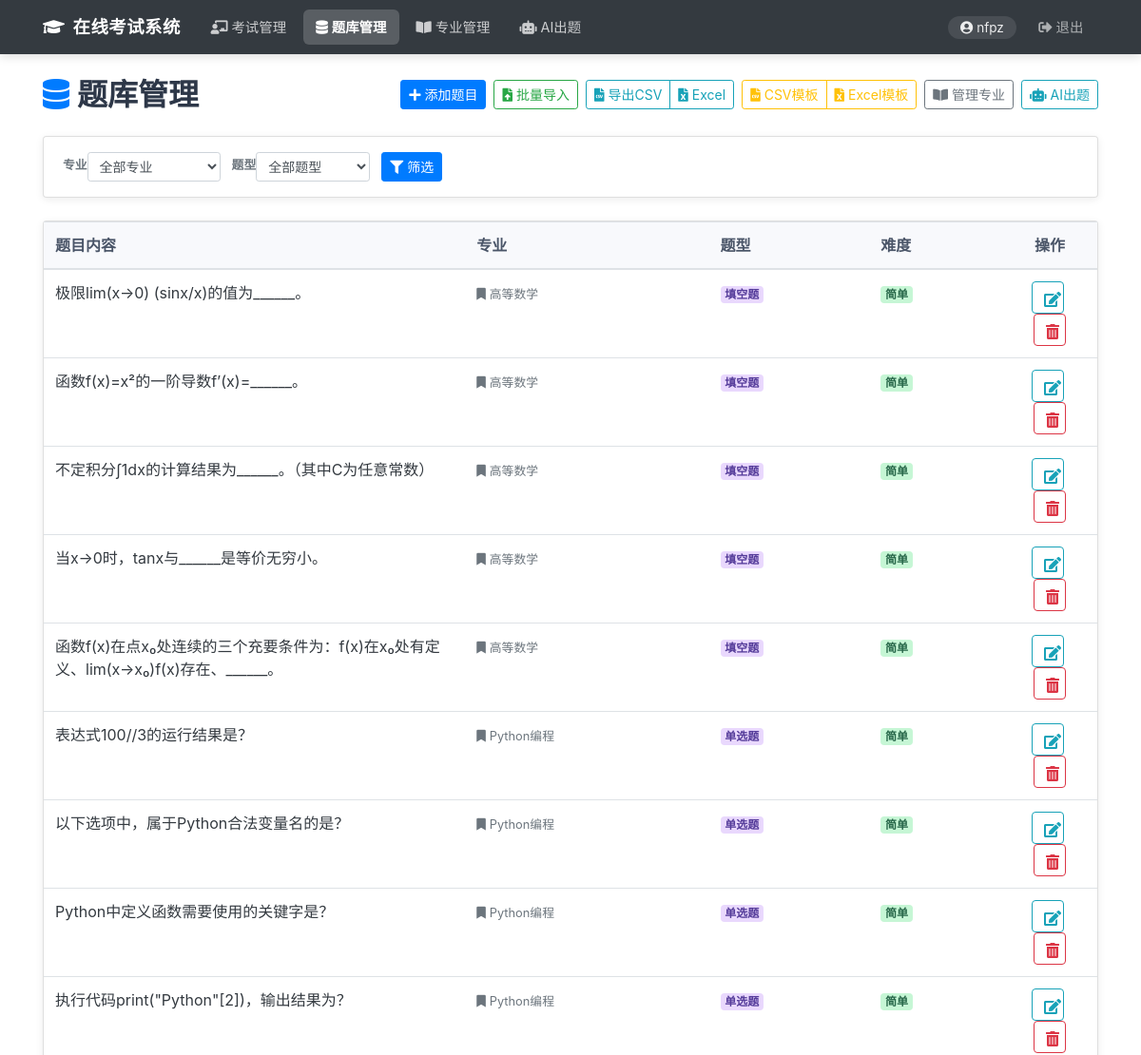
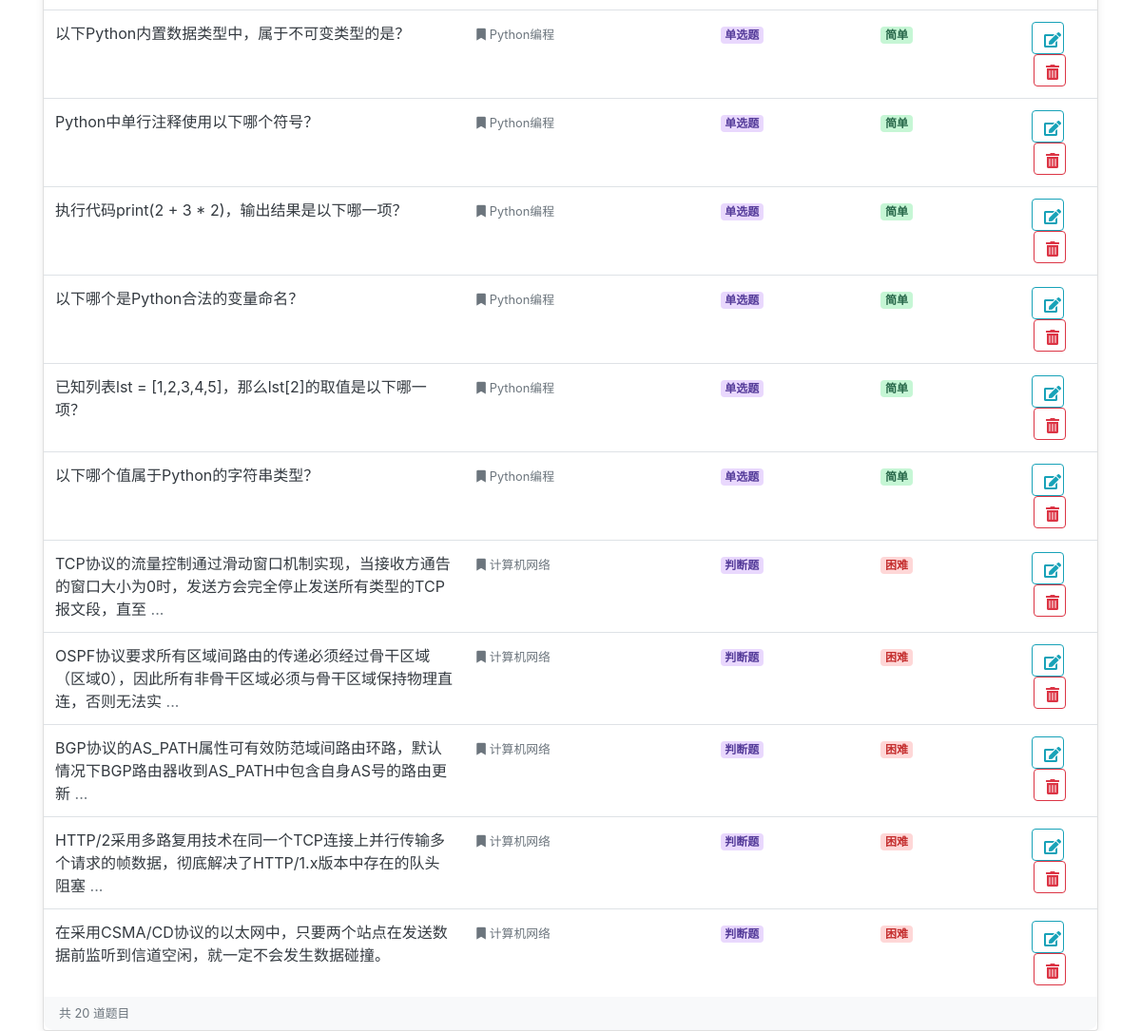
/questions (signed in), run on the app's committed database (2 pictures, top to bottom).
### database/models.py (models this page shows, shortened)
class User(db.Model, UserMixin):
    id = db.Column(db.Integer, primary_key=True)
    username = db.Column(db.String(20), unique=True, nullable=False)
    email = db.Column(db.String(120), unique=True)  # , nullable=False)
    password_hash = db.Column(db.String(60), nullable=False)
    role = db.Column(db.String(20), nullable=False)
    created_at = db.Column(db.DateTime, nullable=False, default=datetime.utcnow)
    def is_teacher(self):
        return self.role == RoleEnum.TEACHER

class Question(db.Model):
    id = db.Column(db.Integer, primary_key=True)
    content = db.Column(db.Text, nullable=False)
    options = db.Column(db.Text)  # JSON格式存储选项
    answer = db.Column(db.Text, nullable=False)
    analysis = db.Column(db.Text)
    major_id = db.Column(db.Integer, db.ForeignKey('major.id'), nullable=False)
    type = db.Column(db.String(20), nullable=False)
    difficulty = db.Column(db.String(20), nullable=False)
    created_at = db.Column(db.DateTime, nullable=False, default=datetime.utcnow)

class Major(db.Model):
    id = db.Column(db.Integer, primary_key=True)
    name = db.Column(db.String(50), unique=True, nullable=False)
    description = db.Column(db.Text)
    questions = db.relationship('Question', backref='major', lazy=True, cascade='all, delete-orphan')

### question_bank/routes.py (the view)
@question_bp.route("/questions")
@login_required
def list_questions():
    if not current_user.is_teacher():
        flash('无权访问', 'danger')
        return redirect(url_for('home'))
    major_id = request.args.get('major_id')
    q_type = request.args.get('type')
    query = Question.query
    if major_id:
        query = query.filter(Question.major_id == int(major_id))
    if q_type:
        query = query.filter(Question.type == q_type)
    questions = query.all()
    majors = Major.query.all()
    return render_template('questions/list.html', questions=questions, majors=majors,
                          selected_major=major_id, selected_type=q_type)

### app.py (called while the page is built, shortened)
@login_manager.user_loader
def load_user(user_id):
    from database.models import User
    return db.session.get(User, int(user_id))

@app.before_request
def auto_end_expired_exams():
    from database.models import Exam, ExamSession, ExamStatusEnum, Answer, ExamQuestion, Result, Question, QuestionTypeEnum
    OBJECTIVE_TYPES = {'single_choice', 'multiple_choice', 'true_false', 'fill_blank'}
    try:
        now = datetime.now()
        expired_exams = Exam.query.filter(
            Exam.status == ExamStatusEnum.PUBLISHED,
            Exam.end_time < now
        ).all()
        if expired_exams:
            db.session.commit()
    except Exception:
        db.session.rollback()

### templates/questions/list.html (shortened to what this page needs)
<!DOCTYPE html>
<html lang="zh-CN">
<head>
    <link rel="stylesheet" href="https://maxcdn.bootstrapcdn.com/bootstrap/4.5.2/css/bootstrap.min.css">
    <link rel="stylesheet" href="https://cdnjs.cloudflare.com/ajax/libs/font-awesome/5.15.4/css/all.min.css">
</head>
<body>
    {% include 'layout/header.html' %}
    <div class="container mt-4">
        <div class="page-header">
            <h2><i class="fas fa-database mr-2 text-primary"></i>题库管理</h2>
            <div class="d-flex gap-2" style="gap:0.5rem; flex-wrap: wrap;">
                <a href="{{ url_for('question_bank.add_question') }}" class="btn btn-primary btn-sm">
                    <i class="fas fa-plus mr-1"></i>添加题目
                </a>
                <button class="btn btn-outline-success btn-sm" data-toggle="modal" data-target="#importModal">
                    <i class="fas fa-file-upload mr-1"></i>批量导入
                </button>
                <div class="btn-group">
                    <a href="{{ url_for('question_bank.export_questions', major_id=selected_major or '', type=selected_type or '', format='csv') }}"
                       class="btn btn-outline-info btn-sm">
                        <i class="fas fa-file-csv mr-1"></i>导出CSV
                    </a>
                    <a href="{{ url_for('question_bank.export_questions', major_id=selected_major or '', type=selected_type or '', format='excel') }}"
                       class="btn btn-outline-info btn-sm" title="导出 Excel">
                        <i class="fas fa-file-excel mr-1"></i>Excel
                    </a>
                </div>
                <div class="btn-group">
                    <a href="{{ url_for('question_bank.download_template', format='csv') }}" class="btn btn-outline-warning btn-sm">
                        <i class="fas fa-file-csv mr-1"></i>CSV模板
                    </a>
                    <a href="{{ url_for('question_bank.download_template', format='excel') }}" class="btn btn-outline-warning btn-sm" title="下载 Excel 模板">
                        <i class="fas fa-file-excel mr-1"></i>Excel模板
                    </a>
                </div>
                <a href="{{ url_for('question_bank.manage_majors') }}" class="btn btn-outline-secondary btn-sm">
                    <i class="fas fa-book-open mr-1"></i>管理专业
                </a>
                <a href="{{ url_for('ai.generate_questions') }}" class="btn btn-outline-info btn-sm">
                    <i class="fas fa-robot mr-1"></i>AI出题
                </a>
            </div>
        </div>
        <div class="card filter-card mb-4">
            <div class="card-body py-3">
                <form method="GET" class="form-inline d-flex align-items-end flex-wrap" style="gap:0.75rem">
                    <div class="form-group mb-0">
                        <label class="small font-weight-bold text-secondary d-block mb-1">专业</label>
                        <select name="major_id" class="form-control form-control-sm" style="min-width:140px">
                            <option value="">全部专业</option>
                        </select>
                    </div>
                    <div class="form-group mb-0">
                        <label class="small font-weight-bold text-secondary d-block mb-1">题型</label>
                        <select name="type" class="form-control form-control-sm" style="min-width:120px">
                            <option value="">全部题型</option>
                        </select>
                    </div>
                    <button type="submit" class="btn btn-primary btn-sm">
                        <i class="fas fa-filter mr-1"></i>筛选
                    </button>
                </form>
            </div>
        </div>
        <div class="card">
            <div class="card-body p-0">
                {% if questions %}
                <div class="table-responsive">
                    <table class="table table-hover mb-0">
                        <thead>
                            <tr>
                                <th style="width:40%">题目内容</th>
                                <th>专业</th>
                                <th>题型</th>
                                <th>难度</th>
                                <th class="text-center" style="width:100px">操作</th>
                            </tr>
                        </thead>
                        <tbody>
                            {% for question in questions %}
                            <tr>
                                <td>
                                    <span class="text-dark">{{ question.content[:60] }}</span>
                                    {% if question.content|length > 60 %}<span class="text-muted">...</span>{% endif %}
                                </td>
                                <td><small class="text-muted"><i class="fas fa-bookmark mr-1"></i>{{ question.major.name }}</small></td>
                                <td>
                                    {% set type_labels = {'single_choice':'单选题','multiple_choice':'多选题','fill_blank':'填空题','true_false':'判断题','short_answer':'问答题','programming':'编程题','application':'应用题','calculation':'计算题'} %}
                                    <span class="badge type-badge">{{ type_labels.get(question.type, question.type) }}</span>
                                </td>
                                <td>
                                    {% set diff_labels = {'easy':'简单','medium':'中等','hard':'困难'} %}
                                    {% set diff_class = {'easy':'difficulty-easy','medium':'difficulty-medium','hard':'difficulty-hard'} %}
                                    <span class="badge {{ diff_class.get(question.difficulty, '') }}">{{ diff_labels.get(question.difficulty, question.difficulty) }}</span>
                                </td>
                                <td class="text-center">
                                    <a href="{{ url_for('question_bank.edit_question', id=question.id) }}"
                                       class="btn btn-outline-info btn-icon mr-1" title="编辑">
                                        <i class="fas fa-edit"></i>
                                    </a>
                                    <button class="btn btn-outline-danger btn-icon"
                                            onclick="confirmDelete({{ question.id }}, '{{ question.content[:30]|e }}')"
                                            title="删除">
                                        <i class="fas fa-trash-alt"></i>
                                    </button>
                                </td>
                            </tr>
                            {% endfor %}
                        </tbody>
                    </table>
                </div>
                <div class="px-3 py-2 bg-light small text-muted" style="border-radius:0 0 10px 10px">
                    共 {{ questions|length }} 道题目
                </div>
                {% endif %}
            </div>
        </div>
    </div>
</body>
</html>

### templates/layout/header.html (shortened to what this page needs)
<!DOCTYPE html>
<html lang="zh-CN">
<head>
    <link rel="stylesheet" href="https://maxcdn.bootstrapcdn.com/bootstrap/4.5.2/css/bootstrap.min.css">
    <link rel="stylesheet" href="https://cdnjs.cloudflare.com/ajax/libs/font-awesome/5.15.4/css/all.min.css">
</head>
<body>
    <nav class="navbar navbar-expand-lg navbar-dark bg-dark">
        <div class="container">
            <a class="navbar-brand" href="/">
                <i class="fas fa-graduation-cap mr-2"></i>在线考试系统
            </a>
            <div class="collapse navbar-collapse" id="mainNav">
                <ul class="navbar-nav mr-auto">
                    {% if current_user.is_authenticated %}
                        {% if current_user.is_teacher() %}
                            <li class="nav-item">
                                <a class="nav-link" data-path="/dashboard" href="{{ url_for('exam.dashboard') }}">
                                    <i class="fas fa-chalkboard-teacher mr-1"></i>考试管理
                                </a>
                            </li>
                            <li class="nav-item">
                                <a class="nav-link" data-path="/questions" href="{{ url_for('question_bank.list_questions') }}">
                                    <i class="fas fa-database mr-1"></i>题库管理
                                </a>
                            </li>
                            <li class="nav-item">
                                <a class="nav-link" data-path="/majors" href="{{ url_for('question_bank.manage_majors') }}">
                                    <i class="fas fa-book-open mr-1"></i>专业管理
                                </a>
                            </li>
                            <li class="nav-item">
                                <a class="nav-link" data-path="/ai/generate" href="{{ url_for('ai.generate_questions') }}">
                                    <i class="fas fa-robot mr-1"></i>AI出题
                                </a>
                            </li>
                        {% endif %}
                    {% endif %}
                </ul>
                <ul class="navbar-nav align-items-center">
                    {% if current_user.is_authenticated %}
                        <li class="nav-item">
                            <span class="user-badge">
                                <i class="fas fa-user-circle mr-1"></i>{{ current_user.username }}
                            </span>
                        </li>
                        <li class="nav-item">
                            <a class="nav-link logout-link" href="{{ url_for('auth.logout') }}">
                                <i class="fas fa-sign-out-alt mr-1"></i>退出
                            </a>
                        </li>
                    {% endif %}
                </ul>
            </div>
        </div>
    </nav>

### templates/questions/list.html (style rules this page uses)
body { background-color: #f5f7fa; }
.page-header { display: flex; align-items: center; justify-content: space-between; margin-bottom: 1.5rem; flex-wrap: wrap; gap: 0.75rem; }
.page-header h2 { margin: 0; font-weight: 600; color: #2d3748; }
.card { border: none; box-shadow: 0 2px 8px rgba(0,0,0,0.08); border-radius: 10px; }
.table thead th { background-color: #f8f9fc; font-weight: 600; color: #4a5568; border-bottom: 2px solid #e2e8f0; white-space: nowrap; }
.table td { vertical-align: middle; }
.difficulty-easy { background: #c6f6d5; color: #276749; }
.difficulty-hard { background: #fed7d7; color: #c53030; }
.type-badge { background: #e9d8fd; color: #553c9a; }
.btn-icon { width: 34px; height: 34px; padding: 0; display: inline-flex; align-items: center; justify-content: center; border-radius: 8px; }
.filter-card { border-radius: 10px; }

### templates/layout/header.html (style rules this page uses)
.navbar { box-shadow: 0 2px 10px rgba(0,0,0,0.15); padding: 0.6rem 1rem; }
.navbar-brand { font-weight: 700; font-size: 1.15rem; letter-spacing: 0.5px; }
.navbar .nav-link { padding: 0.5rem 0.85rem !important; border-radius: 6px; margin: 0 2px; font-size: 0.9rem; transition: all 0.2s ease; color: rgba(255,255,255,0.75) !important; }
.navbar .nav-link.active { background: rgba(255,255,255,0.18) !important; color: #fff !important; font-weight: 600; }
.navbar .user-badge { color: rgba(255,255,255,0.9); font-size: 0.85rem; background: rgba(255,255,255,0.1); border-radius: 20px; padding: 0.25rem 0.8rem; margin-right: 0.5rem; }
.navbar .nav-link.logout-link { color: rgba(255,255,255,0.6) !important; }

### data on the page
User: username "nfpz"
Question: content "极限lim(x→0) (sinx/x)的值为______。", major.name "高等数学", get "填空题", get "简单"
Question: content "函数f(x)=x²的一阶导数f’(x)=______。", major.name "高等数学", get "填空题", get "简单"
Question: content "不定积分∫1dx的计算结果为______。（其中C为任意常数）", major.name "高等数学", get "填空题", get "简单"
Question: content "当x→0时，tanx与______是等价无穷小。", major.name "高等数学", get "填空题", get "简单"
Question: content "函数f(x)在点x₀处连续的三个充要条件为：f(x)在x₀处有定义、lim(x→x₀)f(x)存在、______。", major.name "高等数学", get "填空题", get "简单"
Question: content "表达式100//3的运行结果是？", major.name "Python编程", get "单选题", get "简单"
Question: content "以下选项中，属于Python合法变量名的是？", major.name "Python编程", get "单选题", get "简单"
Question: content "Python中定义函数需要使用的关键字是？", major.name "Python编程", get "单选题", get "简单"
Question: content "执行代码print(\"Python\"[2])，输出结果为？", major.name "Python编程", get "单选题", get "简单"
Question: content "以下Python内置数据类型中，属于不可变类型的是？", major.name "Python编程", get "单选题", get "简单"
Question: content "Python中单行注释使用以下哪个符号？", major.name "Python编程", get "单选题", get "简单"
Question: content "执行代码print(2 + 3 * 2)，输出结果是以下哪一项？", major.name "Python编程", get "单选题", get "简单"
Question: content "以下哪个是Python合法的变量命名？", major.name "Python编程", get "单选题", get "简单"
Question: content "已知列表lst = [1,2,3,4,5]，那么lst[2]的取值是以下哪一项？", major.name "Python编程", get "单选题", get "简单"
Question: content "以下哪个值属于Python的字符串类型？", major.name "Python编程", get "单选题", get "简单"
Question: content "TCP协议的流量控制通过滑动窗口机制实现，当接收方通告的窗口大小为0时，发送方会完全停止发送所有类型的TCP报文段，直至", major.name "计算机网络", get "判断题", get "困难"
Question: content "OSPF协议要求所有区域间路由的传递必须经过骨干区域（区域0），因此所有非骨干区域必须与骨干区域保持物理直连，否则无法实", major.name "计算机网络", get "判断题", get "困难"
Question: content "BGP协议的AS_PATH属性可有效防范域间路由环路，默认情况下BGP路由器收到AS_PATH中包含自身AS号的路由更新", major.name "计算机网络", get "判断题", get "困难"
Question: content "HTTP/2采用多路复用技术在同一个TCP连接上并行传输多个请求的帧数据，彻底解决了HTTP/1.x版本中存在的队头阻塞", major.name "计算机网络", get "判断题", get "困难"
Question: content "在采用CSMA/CD协议的以太网中，只要两个站点在发送数据前监听到信道空闲，就一定不会发生数据碰撞。", major.name "计算机网络", get "判断题", get "困难"

### other printed values
{{ questions|length }} "20"
